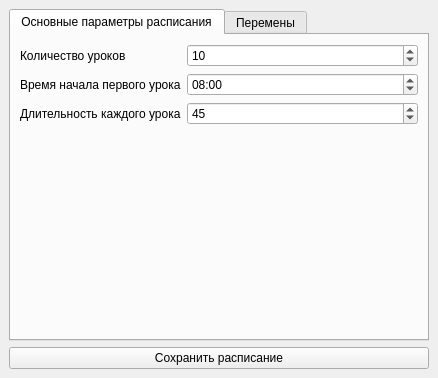
<?xml version="1.0" encoding="UTF-8"?>
<ui version="4.0">
 <class>Calculator</class>
 <widget class="QMainWindow" name="Calculator">
  <property name="geometry">
   <rect>
    <x>0</x>
    <y>0</y>
    <width>438</width>
    <height>378</height>
   </rect>
  </property>
  <property name="windowTitle">
   <string>Калькулятор расписания</string>
  </property>
  <property name="windowIcon">
   <iconset resource="res.qrc">
    <normaloff>:/images/calculator.png</normaloff>:/images/calculator.png</iconset>
  </property>
  <widget class="QWidget" name="centralwidget">
   <layout class="QVBoxLayout" name="verticalLayout">
    <item>
     <widget class="QTabWidget" name="tabWidget">
      <property name="currentIndex">
       <number>0</number>
      </property>
      <widget class="QWidget" name="main_schedule_parameters">
       <attribute name="title">
        <string>Основные параметры расписания</string>
       </attribute>
       <layout class="QVBoxLayout" name="verticalLayout_2">
        <item>
         <layout class="QFormLayout" name="formLayout">
          <item row="2" column="1">
           <widget class="QSpinBox" name="lesson_quantity">
            <property name="minimum">
             <number>1</number>
            </property>
            <property name="maximum">
             <number>15</number>
            </property>
            <property name="value">
             <number>10</number>
            </property>
           </widget>
          </item>
          <item row="2" column="0">
           <widget class="QLabel" name="label">
            <property name="text">
             <string>Количество уроков</string>
            </property>
           </widget>
          </item>
          <item row="3" column="0">
           <widget class="QLabel" name="label_2">
            <property name="text">
             <string>Время начала первого урока</string>
            </property>
           </widget>
          </item>
          <item row="3" column="1">
           <widget class="QTimeEdit" name="first_lesson_start">
            <property name="displayFormat">
             <string>HH:mm</string>
            </property>
            <property name="timeSpec">
             <enum>Qt::LocalTime</enum>
            </property>
            <property name="time">
             <time>
              <hour>8</hour>
              <minute>0</minute>
              <second>0</second>
             </time>
            </property>
           </widget>
          </item>
          <item row="4" column="0">
           <widget class="QLabel" name="label_3">
            <property name="text">
             <string>Длительность каждого урока</string>
            </property>
           </widget>
          </item>
          <item row="4" column="1">
           <widget class="QSpinBox" name="lesson_delay">
            <property name="maximum">
             <number>60</number>
            </property>
            <property name="value">
             <number>45</number>
            </property>
            <property name="displayIntegerBase">
             <number>10</number>
            </property>
           </widget>
          </item>
         </layout>
        </item>
       </layout>
      </widget>
      <widget class="QWidget" name="breaks">
       <attribute name="title">
        <string>Перемены</string>
       </attribute>
       <layout class="QVBoxLayout" name="verticalLayout_4">
        <item>
         <layout class="QHBoxLayout" name="horizontalLayout_6">
          <item>
           <widget class="QLabel" name="label_4">
            <property name="text">
             <string>Длительность каждой перемены</string>
            </property>
           </widget>
          </item>
          <item>
           <widget class="QSpinBox" name="break_delay">
            <property name="minimum">
             <number>1</number>
            </property>
            <property name="maximum">
             <number>240</number>
            </property>
            <property name="value">
             <number>10</number>
            </property>
           </widget>
          </item>
          <item>
           <widget class="QPushButton" name="equalize">
            <property name="text">
             <string>Уравнять</string>
            </property>
           </widget>
          </item>
         </layout>
        </item>
        <item>
         <widget class="QGroupBox" name="groupBox_2">
          <property name="title">
           <string>Длительности перемен</string>
          </property>
          <layout class="QVBoxLayout" name="verticalLayout_5">
           <item>
            <widget class="QTableView" name="break_delays"/>
           </item>
          </layout>
         </widget>
        </item>
        <item>
         <layout class="QHBoxLayout" name="horizontalLayout_4">
          <item>
           <widget class="QLabel" name="label_5">
            <property name="text">
             <string>Величина изменения длительности</string>
            </property>
           </widget>
          </item>
          <item>
           <widget class="QSpinBox" name="break_delta"/>
          </item>
         </layout>
        </item>
        <item>
         <layout class="QHBoxLayout" name="horizontalLayout_2">
          <item>
           <widget class="QPushButton" name="lengthen_delays">
            <property name="text">
             <string>Продлить</string>
            </property>
           </widget>
          </item>
          <item>
           <widget class="QPushButton" name="shorten_delays">
            <property name="text">
             <string>Сократить</string>
            </property>
           </widget>
          </item>
         </layout>
        </item>
       </layout>
      </widget>
     </widget>
    </item>
    <item>
     <layout class="QHBoxLayout" name="horizontalLayout">
      <item>
       <widget class="QPushButton" name="export_schedule">
        <property name="text">
         <string>Сохранить расписание</string>
        </property>
       </widget>
      </item>
     </layout>
    </item>
   </layout>
  </widget>
 </widget>
 <tabstops>
  <tabstop>export_schedule</tabstop>
  <tabstop>lesson_quantity</tabstop>
  <tabstop>first_lesson_start</tabstop>
  <tabstop>break_delay</tabstop>
  <tabstop>equalize</tabstop>
  <tabstop>break_delays</tabstop>
  <tabstop>break_delta</tabstop>
  <tabstop>shorten_delays</tabstop>
  <tabstop>lengthen_delays</tabstop>
  <tabstop>lesson_delay</tabstop>
  <tabstop>tabWidget</tabstop>
 </tabstops>
 <resources>
  <include location="res.qrc"/>
 </resources>
 <connections>
  <connection>
   <sender>export_schedule</sender>
   <signal>clicked()</signal>
   <receiver>Calculator</receiver>
   <slot>saveSchedule()</slot>
   <hints>
    <hint type="sourcelabel">
     <x>261</x>
     <y>355</y>
    </hint>
    <hint type="destinationlabel">
     <x>436</x>
     <y>343</y>
    </hint>
   </hints>
  </connection>
  <connection>
   <sender>lesson_quantity</sender>
   <signal>valueChanged(int)</signal>
   <receiver>Calculator</receiver>
   <slot>resizeSchedule(int)</slot>
   <hints>
    <hint type="sourcelabel">
     <x>222</x>
     <y>79</y>
    </hint>
    <hint type="destinationlabel">
     <x>365</x>
     <y>6</y>
    </hint>
   </hints>
  </connection>
  <connection>
   <sender>equalize</sender>
   <signal>clicked()</signal>
   <receiver>Calculator</receiver>
   <slot>equalize()</slot>
   <hints>
    <hint type="sourcelabel">
     <x>383</x>
     <y>55</y>
    </hint>
    <hint type="destinationlabel">
     <x>432</x>
     <y>16</y>
    </hint>
   </hints>
  </connection>
  <connection>
   <sender>lengthen_delays</sender>
   <signal>clicked()</signal>
   <receiver>Calculator</receiver>
   <slot>lengthen()</slot>
   <hints>
    <hint type="sourcelabel">
     <x>157</x>
     <y>314</y>
    </hint>
    <hint type="destinationlabel">
     <x>1</x>
     <y>238</y>
    </hint>
   </hints>
  </connection>
  <connection>
   <sender>shorten_delays</sender>
   <signal>clicked()</signal>
   <receiver>Calculator</receiver>
   <slot>shorten()</slot>
   <hints>
    <hint type="sourcelabel">
     <x>283</x>
     <y>310</y>
    </hint>
    <hint type="destinationlabel">
     <x>433</x>
     <y>264</y>
    </hint>
   </hints>
  </connection>
 </connections>
 <slots>
  <slot>calculateSchedule()</slot>
  <slot>saveSchedule()</slot>
  <slot>resizeSchedule(int)</slot>
  <slot>equalize()</slot>
  <slot>lengthen()</slot>
  <slot>shorten()</slot>
 </slots>
</ui>
